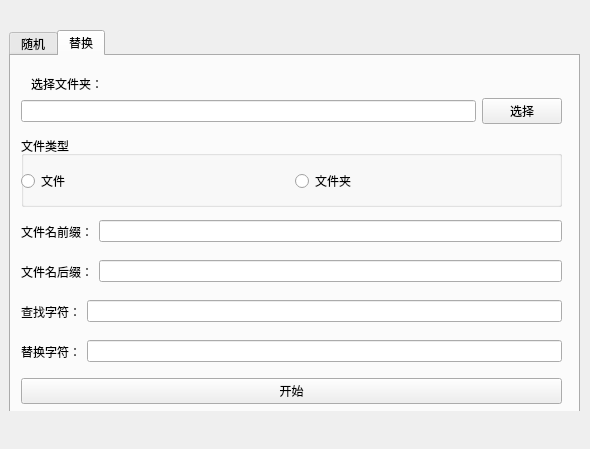
<?xml version="1.0" encoding="UTF-8"?>
<ui version="4.0">
 <class>rsa_key_generator</class>
 <widget class="QWidget" name="rsa_key_generator">
  <property name="geometry">
   <rect>
    <x>0</x>
    <y>0</y>
    <width>590</width>
    <height>449</height>
   </rect>
  </property>
  <property name="windowTitle">
   <string>重命名工具</string>
  </property>
  <widget class="QWidget" name="widget" native="true">
   <property name="geometry">
    <rect>
     <x>9</x>
     <y>20</y>
     <width>571</width>
     <height>391</height>
    </rect>
   </property>
   <widget class="QTabWidget" name="rename_tool">
    <property name="geometry">
     <rect>
      <x>0</x>
      <y>10</y>
      <width>571</width>
      <height>411</height>
     </rect>
    </property>
    <property name="currentIndex">
     <number>1</number>
    </property>
    <widget class="QWidget" name="rename_generate">
     <attribute name="title">
      <string>随机</string>
     </attribute>
     <widget class="QWidget" name="widget_2" native="true">
      <property name="geometry">
       <rect>
        <x>9</x>
        <y>9</y>
        <width>541</width>
        <height>371</height>
       </rect>
      </property>
      <widget class="QLabel" name="label">
       <property name="geometry">
        <rect>
         <x>0</x>
         <y>10</y>
         <width>71</width>
         <height>16</height>
        </rect>
       </property>
       <property name="text">
        <string>选择文件夹：</string>
       </property>
      </widget>
      <widget class="QWidget" name="horizontalLayoutWidget">
       <property name="geometry">
        <rect>
         <x>0</x>
         <y>30</y>
         <width>541</width>
         <height>31</height>
        </rect>
       </property>
       <layout class="QHBoxLayout" name="horizontalLayout">
        <item>
         <widget class="QLineEdit" name="folder_entry"/>
        </item>
        <item>
         <widget class="QPushButton" name="browse_button">
          <property name="text">
           <string>选择</string>
          </property>
         </widget>
        </item>
       </layout>
      </widget>
      <widget class="QGroupBox" name="groupBox">
       <property name="geometry">
        <rect>
         <x>0</x>
         <y>70</y>
         <width>541</width>
         <height>71</height>
        </rect>
       </property>
       <property name="title">
        <string>文件类型</string>
       </property>
       <widget class="QWidget" name="horizontalLayoutWidget_2">
        <property name="geometry">
         <rect>
          <x>0</x>
          <y>20</y>
          <width>541</width>
          <height>41</height>
         </rect>
        </property>
        <layout class="QHBoxLayout" name="horizontalLayout_2">
         <item>
          <widget class="QRadioButton" name="file_rbtn">
           <property name="text">
            <string>文件</string>
           </property>
          </widget>
         </item>
         <item>
          <widget class="QRadioButton" name="folder_rbtn">
           <property name="text">
            <string>文件夹</string>
           </property>
          </widget>
         </item>
        </layout>
       </widget>
      </widget>
      <widget class="QGroupBox" name="groupBox_2">
       <property name="geometry">
        <rect>
         <x>0</x>
         <y>150</y>
         <width>541</width>
         <height>161</height>
        </rect>
       </property>
       <property name="title">
        <string>命名规则</string>
       </property>
       <widget class="QWidget" name="verticalLayoutWidget">
        <property name="geometry">
         <rect>
          <x>0</x>
          <y>20</y>
          <width>171</width>
          <height>121</height>
         </rect>
        </property>
        <layout class="QVBoxLayout" name="verticalLayout">
         <item>
          <widget class="QRadioButton" name="no">
           <property name="text">
            <string>序号 (1, 2, 3)</string>
           </property>
          </widget>
         </item>
         <item>
          <widget class="QRadioButton" name="uuid">
           <property name="text">
            <string>UUID</string>
           </property>
          </widget>
         </item>
         <item>
          <widget class="QRadioButton" name="time_no">
           <property name="text">
            <string>时间+序号</string>
           </property>
          </widget>
         </item>
         <item>
          <widget class="QRadioButton" name="time_uuid">
           <property name="text">
            <string>时间+UUID</string>
           </property>
          </widget>
         </item>
        </layout>
       </widget>
      </widget>
      <widget class="QWidget" name="verticalLayoutWidget_2">
       <property name="geometry">
        <rect>
         <x>0</x>
         <y>320</y>
         <width>541</width>
         <height>31</height>
        </rect>
       </property>
       <layout class="QVBoxLayout" name="verticalLayout_2">
        <item>
         <widget class="QPushButton" name="start_button">
          <property name="text">
           <string>开始</string>
          </property>
         </widget>
        </item>
       </layout>
      </widget>
     </widget>
    </widget>
    <widget class="QWidget" name="rename_replace">
     <attribute name="title">
      <string>替换</string>
     </attribute>
     <widget class="QWidget" name="widget_3" native="true">
      <property name="geometry">
       <rect>
        <x>10</x>
        <y>10</y>
        <width>541</width>
        <height>351</height>
       </rect>
      </property>
      <widget class="QLabel" name="label_2">
       <property name="geometry">
        <rect>
         <x>10</x>
         <y>10</y>
         <width>71</width>
         <height>16</height>
        </rect>
       </property>
       <property name="text">
        <string>选择文件夹：</string>
       </property>
      </widget>
      <widget class="QWidget" name="horizontalLayoutWidget_3">
       <property name="geometry">
        <rect>
         <x>0</x>
         <y>30</y>
         <width>541</width>
         <height>31</height>
        </rect>
       </property>
       <layout class="QHBoxLayout" name="horizontalLayout_3">
        <item>
         <widget class="QLineEdit" name="folder_path_entry"/>
        </item>
        <item>
         <widget class="QPushButton" name="browse_button_2">
          <property name="text">
           <string>选择</string>
          </property>
         </widget>
        </item>
       </layout>
      </widget>
      <widget class="QGroupBox" name="groupBox_3">
       <property name="geometry">
        <rect>
         <x>0</x>
         <y>70</y>
         <width>541</width>
         <height>71</height>
        </rect>
       </property>
       <property name="title">
        <string>文件类型</string>
       </property>
       <widget class="QWidget" name="horizontalLayoutWidget_4">
        <property name="geometry">
         <rect>
          <x>0</x>
          <y>20</y>
          <width>541</width>
          <height>51</height>
         </rect>
        </property>
        <layout class="QHBoxLayout" name="horizontalLayout_4">
         <item>
          <widget class="QRadioButton" name="file_rbtn_2">
           <property name="text">
            <string>文件</string>
           </property>
          </widget>
         </item>
         <item>
          <widget class="QRadioButton" name="folder_rbtn_2">
           <property name="text">
            <string>文件夹</string>
           </property>
          </widget>
         </item>
        </layout>
       </widget>
      </widget>
      <widget class="QWidget" name="horizontalLayoutWidget_5">
       <property name="geometry">
        <rect>
         <x>0</x>
         <y>150</y>
         <width>541</width>
         <height>31</height>
        </rect>
       </property>
       <layout class="QHBoxLayout" name="horizontalLayout_5">
        <item>
         <widget class="QLabel" name="label_3">
          <property name="text">
           <string>文件名前缀：</string>
          </property>
         </widget>
        </item>
        <item>
         <widget class="QLineEdit" name="prefix_entry"/>
        </item>
       </layout>
      </widget>
      <widget class="QWidget" name="horizontalLayoutWidget_6">
       <property name="geometry">
        <rect>
         <x>0</x>
         <y>190</y>
         <width>541</width>
         <height>31</height>
        </rect>
       </property>
       <layout class="QHBoxLayout" name="horizontalLayout_6">
        <item>
         <widget class="QLabel" name="label_4">
          <property name="text">
           <string>文件名后缀：</string>
          </property>
         </widget>
        </item>
        <item>
         <widget class="QLineEdit" name="suffix_entry"/>
        </item>
       </layout>
      </widget>
      <widget class="QWidget" name="horizontalLayoutWidget_7">
       <property name="geometry">
        <rect>
         <x>0</x>
         <y>230</y>
         <width>541</width>
         <height>31</height>
        </rect>
       </property>
       <layout class="QHBoxLayout" name="horizontalLayout_7">
        <item>
         <widget class="QLabel" name="label_5">
          <property name="text">
           <string>查找字符：</string>
          </property>
         </widget>
        </item>
        <item>
         <widget class="QLineEdit" name="char_to_find_entry"/>
        </item>
       </layout>
      </widget>
      <widget class="QWidget" name="horizontalLayoutWidget_8">
       <property name="geometry">
        <rect>
         <x>0</x>
         <y>270</y>
         <width>541</width>
         <height>31</height>
        </rect>
       </property>
       <layout class="QHBoxLayout" name="horizontalLayout_8">
        <item>
         <widget class="QLabel" name="label_6">
          <property name="text">
           <string>替换字符：</string>
          </property>
         </widget>
        </item>
        <item>
         <widget class="QLineEdit" name="replace_char_entry"/>
        </item>
       </layout>
      </widget>
      <widget class="QWidget" name="horizontalLayoutWidget_9">
       <property name="geometry">
        <rect>
         <x>0</x>
         <y>310</y>
         <width>541</width>
         <height>31</height>
        </rect>
       </property>
       <layout class="QHBoxLayout" name="horizontalLayout_9">
        <item>
         <widget class="QPushButton" name="start_button_2">
          <property name="text">
           <string>开始</string>
          </property>
         </widget>
        </item>
       </layout>
      </widget>
     </widget>
    </widget>
   </widget>
  </widget>
 </widget>
 <resources/>
 <connections/>
</ui>
